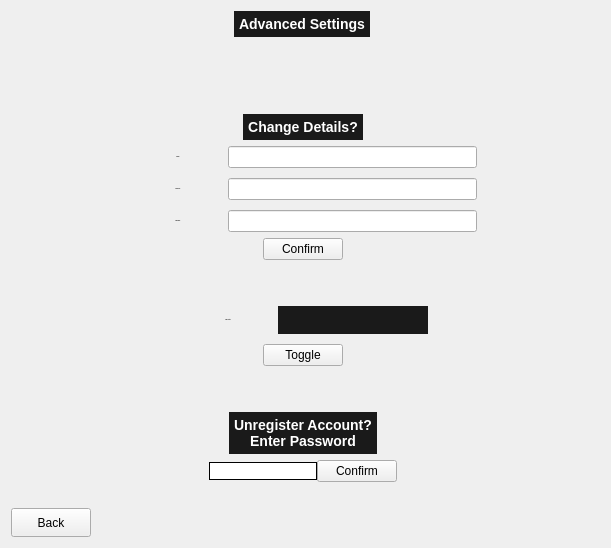
             <widget class="QWidget" name="ProfileChangePage">
              <layout class="QGridLayout" name="gridLayout_21">
               <item row="0" column="0" colspan="2">
                <spacer name="horizontalSpacer_70">
                 <property name="orientation">
                  <enum>Qt::Horizontal</enum>
                 </property>
                 <property name="sizeHint" stdset="0">
                  <size>
                   <width>111</width>
                   <height>20</height>
                  </size>
                 </property>
                </spacer>
               </item>
               <item row="0" column="3">
                <layout class="QHBoxLayout" name="horizontalLayout_48">
                 <item>
                  <spacer name="horizontalSpacer_60">
                   <property name="orientation">
                    <enum>Qt::Horizontal</enum>
                   </property>
                   <property name="sizeHint" stdset="0">
                    <size>
                     <width>40</width>
                     <height>20</height>
                    </size>
                   </property>
                  </spacer>
                 </item>
                 <item>
                  <widget class="QLabel" name="label_36">
                   <property name="styleSheet">
                    <string notr="true">QLabel
{
	background-color: #1a1a1a;	
    color: #fff;
	font-size: 14px;
	font-weight: bold;
	border: none;
	border-radius: 25px;
	padding: 5px;
}</string>
                   </property>
                   <property name="text">
                    <string>Advanced Settings</string>
                   </property>
                   <property name="alignment">
                    <set>Qt::AlignCenter</set>
                   </property>
                  </widget>
                 </item>
                 <item>
                  <spacer name="horizontalSpacer_61">
                   <property name="orientation">
                    <enum>Qt::Horizontal</enum>
                   </property>
                   <property name="sizeHint" stdset="0">
                    <size>
                     <width>40</width>
                     <height>20</height>
                    </size>
                   </property>
                  </spacer>
                 </item>
                </layout>
               </item>
               <item row="0" column="5">
                <spacer name="horizontalSpacer_71">
                 <property name="orientation">
                  <enum>Qt::Horizontal</enum>
                 </property>
                 <property name="sizeHint" stdset="0">
                  <size>
                   <width>123</width>
                   <height>20</height>
                  </size>
                 </property>
                </spacer>
               </item>
               <item row="1" column="3">
                <spacer name="verticalSpacer_27">
                 <property name="orientation">
                  <enum>Qt::Vertical</enum>
                 </property>
                 <property name="sizeHint" stdset="0">
                  <size>
                   <width>20</width>
                   <height>71</height>
                  </size>
                 </property>
                </spacer>
               </item>
               <item row="2" column="2" colspan="3">
                <layout class="QVBoxLayout" name="verticalLayout_22">
                 <item>
                  <layout class="QVBoxLayout" name="verticalLayout_20">
                   <item>
                    <layout class="QVBoxLayout" name="verticalLayout_19">
                     <item>
                      <layout class="QVBoxLayout" name="verticalLayout_17">
                       <item>
                        <layout class="QHBoxLayout" name="horizontalLayout_49">
                         <item>
                          <spacer name="horizontalSpacer_62">
                           <property name="orientation">
                            <enum>Qt::Horizontal</enum>
                           </property>
                           <property name="sizeHint" stdset="0">
                            <size>
                             <width>40</width>
                             <height>20</height>
                            </size>
                           </property>
                          </spacer>
                         </item>
                         <item>
                          <widget class="QLabel" name="label_38">
                           <property name="styleSheet">
                            <string notr="true">QLabel
{
	background-color: #1a1a1a;	
    color: #fff;
	font-size: 14px;
	font-weight: bold;
	border: none;
	border-radius: 25px;
	padding: 5px;
}</string>
                           </property>
                           <property name="text">
                            <string>Change Details?</string>
                           </property>
                           <property name="alignment">
                            <set>Qt::AlignCenter</set>
                           </property>
                          </widget>
                         </item>
                         <item>
                          <spacer name="horizontalSpacer_63">
                           <property name="orientation">
                            <enum>Qt::Horizontal</enum>
                           </property>
                           <property name="sizeHint" stdset="0">
                            <size>
                             <width>40</width>
                             <height>20</height>
                            </size>
                           </property>
                          </spacer>
                         </item>
                        </layout>
                       </item>
                       <item>
                        <layout class="QVBoxLayout" name="verticalLayout_16">
                         <property name="spacing">
                          <number>10</number>
                         </property>
                         <item>
                          <layout class="QHBoxLayout" name="horizontalLayout_44">
                           <property name="spacing">
                            <number>0</number>
                           </property>
                          </layout>
                         </item>
                         <item>
                          <layout class="QHBoxLayout" name="horizontalLayout_45">
                           <property name="spacing">
                            <number>0</number>
                           </property>
                           <item>
                            <widget class="QLabel" name="label_42">
                             <property name="minimumSize">
                              <size>
                               <width>100</width>
                               <height>0</height>
                              </size>
                             </property>
                             <property name="font">
                              <font>
                               <pointsize>-1</pointsize>
                               <bold>true</bold>
                              </font>
                             </property>
                             <property name="styleSheet">
                              <string notr="true">QLabel#label_16
{
	background-color: #ff3333;
	color: #fff;
	font-size: 14px;
	font-weight: bold;

}</string>
                             </property>
                             <property name="text">
                              <string> Email </string>
                             </property>
                             <property name="alignment">
                              <set>Qt::AlignCenter</set>
                             </property>
                            </widget>
                           </item>
                           <item>
                            <widget class="QLineEdit" name="ProfileChange_Email_lineEdit"/>
                           </item>
                          </layout>
                         </item>
                         <item>
                          <layout class="QHBoxLayout" name="horizontalLayout_46">
                           <property name="spacing">
                            <number>0</number>
                           </property>
                           <item>
                            <widget class="QLabel" name="label_44">
                             <property name="minimumSize">
                              <size>
                               <width>100</width>
                               <height>0</height>
                              </size>
                             </property>
                             <property name="font">
                              <font>
                               <pointsize>-1</pointsize>
                               <bold>true</bold>
                              </font>
                             </property>
                             <property name="styleSheet">
                              <string notr="true">QLabel#label_18
{
	background-color: #ff3333;
	color: #fff;
	font-size: 14px;
	font-weight: bold;

}</string>
                             </property>
                             <property name="text">
                              <string> Phone No. </string>
                             </property>
                             <property name="alignment">
                              <set>Qt::AlignCenter</set>
                             </property>
                            </widget>
                           </item>
                           <item>
                            <widget class="QLineEdit" name="ProfileChange_phone_lineEdit"/>
                           </item>
                          </layout>
                         </item>
                         <item>
                          <layout class="QHBoxLayout" name="horizontalLayout_47">
                           <property name="spacing">
                            <number>0</number>
                           </property>
                           <item>
                            <widget class="QLabel" name="label_39">
                             <property name="minimumSize">
                              <size>
                               <width>100</width>
                               <height>0</height>
                              </size>
                             </property>
                             <property name="font">
                              <font>
                               <pointsize>-1</pointsize>
                               <bold>true</bold>
                              </font>
                             </property>
                             <property name="styleSheet">
                              <string notr="true">QLabel#label_8
{
	background-color: #ff3333;
	color: #fff;
	font-size: 14px;
	font-weight: bold;

}</string>
                             </property>
                             <property name="text">
                              <string> Password  </string>
                             </property>
                             <property name="alignment">
                              <set>Qt::AlignCenter</set>
                             </property>
                            </widget>
                           </item>
                           <item>
                            <widget class="QLineEdit" name="ProfileChange_password_lineEdit">
                             <property name="styleSheet">
                              <string notr="true"/>
                             </property>
                            </widget>
                           </item>
                          </layout>
                         </item>
                        </layout>
                       </item>
                      </layout>
                     </item>
                     <item>
                      <layout class="QHBoxLayout" name="horizontalLayout_54">
                       <property name="spacing">
                        <number>0</number>
                       </property>
                       <item>
                        <spacer name="horizontalSpacer_75">
                         <property name="orientation">
                          <enum>Qt::Horizontal</enum>
                         </property>
                         <property name="sizeHint" stdset="0">
                          <size>
                           <width>40</width>
                           <height>20</height>
                          </size>
                         </property>
                        </spacer>
                       </item>
                       <item>
                        <widget class="QPushButton" name="ProfileChangePage_changeDetails_btn_2">
                         <property name="maximumSize">
                          <size>
                           <width>16777215</width>
                           <height>35</height>
                          </size>
                         </property>
                         <property name="styleSheet">
                          <string notr="true">/*-----QPushButton-----*/
QPushButton#sendmoney_fr_btn
{
	background-color: #ff3333;
	color: #fff;
	border-radius: 5px;
	font-size: 15px;
	font-weight: bold;
	border: none;
	padding: 5px;
}
</string>
                         </property>
                         <property name="text">
                          <string>Confirm</string>
                         </property>
                         <property name="checkable">
                          <bool>true</bool>
                         </property>
                        </widget>
                       </item>
                       <item>
                        <spacer name="horizontalSpacer_76">
                         <property name="orientation">
                          <enum>Qt::Horizontal</enum>
                         </property>
                         <property name="sizeHint" stdset="0">
                          <size>
                           <width>40</width>
                           <height>20</height>
                          </size>
                         </property>
                        </spacer>
                       </item>
                      </layout>
                     </item>
                     <item>
                      <spacer name="verticalSpacer_26">
                       <property name="orientation">
                        <enum>Qt::Vertical</enum>
                       </property>
                       <property name="sizeHint" stdset="0">
                        <size>
                         <width>20</width>
                         <height>40</height>
                        </size>
                       </property>
                      </spacer>
                     </item>
                     <item>
                      <layout class="QVBoxLayout" name="verticalLayout_40"/>
                     </item>
                    </layout>
                   </item>
                   <item>
                    <layout class="QHBoxLayout" name="horizontalLayout_55">
                     <property name="spacing">
                      <number>0</number>
                     </property>
                    </layout>
                   </item>
                  </layout>
                 </item>
                 <item>
                  <layout class="QVBoxLayout" name="verticalLayout_41">
                   <item>
                    <layout class="QHBoxLayout" name="horizontalLayout_53">
                     <item>
                      <spacer name="horizontalSpacer_68">
                       <property name="orientation">
                        <enum>Qt::Horizontal</enum>
                       </property>
                       <property name="sizeHint" stdset="0">
                        <size>
                         <width>40</width>
                         <height>20</height>
                        </size>
                       </property>
                      </spacer>
                     </item>
                     <item>
                      <layout class="QVBoxLayout" name="verticalLayout_18">
                       <property name="spacing">
                        <number>10</number>
                       </property>
                       <item>
                        <layout class="QHBoxLayout" name="horizontalLayout_50">
                         <property name="spacing">
                          <number>0</number>
                         </property>
                         <item>
                          <widget class="QLabel" name="label_45">
                           <property name="minimumSize">
                            <size>
                             <width>100</width>
                             <height>0</height>
                            </size>
                           </property>
                           <property name="font">
                            <font>
                             <pointsize>-1</pointsize>
                             <bold>true</bold>
                            </font>
                           </property>
                           <property name="styleSheet">
                            <string notr="true">QLabel#label_18
{
	background-color: #ff3333;
	color: #fff;
	font-size: 14px;
	font-weight: bold;

}</string>
                           </property>
                           <property name="text">
                            <string>SMS Alerts</string>
                           </property>
                           <property name="alignment">
                            <set>Qt::AlignCenter</set>
                           </property>
                          </widget>
                         </item>
                         <item>
                          <widget class="QLineEdit" name="ProfileChange_sms_lineEdit">
                           <property name="maximumSize">
                            <size>
                             <width>150</width>
                             <height>16777215</height>
                            </size>
                           </property>
                           <property name="styleSheet">
                            <string notr="true">QLineEdit
{
   background-color: #1a1a1a;	
    color: #fff;
	font-size: 14px;
	font-weight: bold;
	border: none;
	border-radius: 25px;
	padding: 5px;
}</string>
                           </property>
                          </widget>
                         </item>
                        </layout>
                       </item>
                       <item>
                        <layout class="QHBoxLayout" name="horizontalLayout_51">
                         <property name="spacing">
                          <number>0</number>
                         </property>
                         <item>
                          <spacer name="horizontalSpacer_65">
                           <property name="orientation">
                            <enum>Qt::Horizontal</enum>
                           </property>
                           <property name="sizeHint" stdset="0">
                            <size>
                             <width>40</width>
                             <height>20</height>
                            </size>
                           </property>
                          </spacer>
                         </item>
                         <item>
                          <widget class="QPushButton" name="ProfileChangePage_smsToggle_btn">
                           <property name="maximumSize">
                            <size>
                             <width>16777215</width>
                             <height>35</height>
                            </size>
                           </property>
                           <property name="styleSheet">
                            <string notr="true">/*-----QPushButton-----*/
QPushButton#sendmoney_fr_btn
{
	background-color: #ff3333;
	color: #fff;
	border-radius: 5px;
	font-size: 15px;
	font-weight: bold;
	border: none;
	padding: 5px;
}
</string>
                           </property>
                           <property name="text">
                            <string>Toggle</string>
                           </property>
                           <property name="checkable">
                            <bool>true</bool>
                           </property>
                          </widget>
                         </item>
                         <item>
                          <spacer name="horizontalSpacer_64">
                           <property name="orientation">
                            <enum>Qt::Horizontal</enum>
                           </property>
                           <property name="sizeHint" stdset="0">
                            <size>
                             <width>40</width>
                             <height>20</height>
                            </size>
                           </property>
                          </spacer>
                         </item>
                        </layout>
                       </item>
                      </layout>
                     </item>
                     <item>
                      <spacer name="horizontalSpacer_69">
                       <property name="orientation">
                        <enum>Qt::Horizontal</enum>
                       </property>
                       <property name="sizeHint" stdset="0">
                        <size>
                         <width>40</width>
                         <height>20</height>
                        </size>
                       </property>
                      </spacer>
                     </item>
                    </layout>
                   </item>
                   <item>
                    <spacer name="verticalSpacer_28">
                     <property name="orientation">
                      <enum>Qt::Vertical</enum>
                     </property>
                     <property name="sizeHint" stdset="0">
                      <size>
                       <width>20</width>
                       <height>40</height>
                      </size>
                     </property>
                    </spacer>
                   </item>
                   <item>
                    <layout class="QHBoxLayout" name="horizontalLayout_58">
                     <property name="spacing">
                      <number>0</number>
                     </property>
                     <item>
                      <spacer name="horizontalSpacer_82">
                       <property name="orientation">
                        <enum>Qt::Horizontal</enum>
                       </property>
                       <property name="sizeHint" stdset="0">
                        <size>
                         <width>40</width>
                         <height>20</height>
                        </size>
                       </property>
                      </spacer>
                     </item>
                     <item>
                      <widget class="QLabel" name="label_43">
                       <property name="styleSheet">
                        <string notr="true">QLabel
{
	background-color: #1a1a1a;	
    color: #fff;
	font-size: 14px;
	font-weight: bold;
	border: none;
	border-radius: 25px;
	padding: 5px;
}</string>
                       </property>
                       <property name="text">
                        <string>Unregister Account?
Enter Password</string>
                       </property>
                       <property name="alignment">
                        <set>Qt::AlignCenter</set>
                       </property>
                      </widget>
                     </item>
                     <item>
                      <spacer name="horizontalSpacer_81">
                       <property name="orientation">
                        <enum>Qt::Horizontal</enum>
                       </property>
                       <property name="sizeHint" stdset="0">
                        <size>
                         <width>40</width>
                         <height>20</height>
                        </size>
                       </property>
                      </spacer>
                     </item>
                    </layout>
                   </item>
                   <item>
                    <layout class="QHBoxLayout" name="horizontalLayout_57">
                     <property name="spacing">
                      <number>0</number>
                     </property>
                     <item>
                      <spacer name="horizontalSpacer_80">
                       <property name="orientation">
                        <enum>Qt::Horizontal</enum>
                       </property>
                       <property name="sizeHint" stdset="0">
                        <size>
                         <width>40</width>
                         <height>20</height>
                        </size>
                       </property>
                      </spacer>
                     </item>
                     <item>
                      <widget class="QLineEdit" name="ProfileChange_UnregisterPass_lineEdit">
                       <property name="maximumSize">
                        <size>
                         <width>150</width>
                         <height>16777215</height>
                        </size>
                       </property>
                       <property name="styleSheet">
                        <string notr="true">QLineEdit{
 border: 1.4px solid black;
}</string>
                       </property>
                      </widget>
                     </item>
                     <item>
                      <widget class="QPushButton" name="ProfileChangePage_UnregisterAccount_btn">
                       <property name="maximumSize">
                        <size>
                         <width>16777215</width>
                         <height>35</height>
                        </size>
                       </property>
                       <property name="styleSheet">
                        <string notr="true">/*-----QPushButton-----*/
QPushButton#sendmoney_fr_btn
{
	background-color: #ff3333;
	color: #fff;
	border-radius: 5px;
	font-size: 15px;
	font-weight: bold;
	border: none;
	padding: 5px;
}
</string>
                       </property>
                       <property name="text">
                        <string>Confirm</string>
                       </property>
                       <property name="checkable">
                        <bool>true</bool>
                       </property>
                      </widget>
                     </item>
                     <item>
                      <spacer name="horizontalSpacer_79">
                       <property name="orientation">
                        <enum>Qt::Horizontal</enum>
                       </property>
                       <property name="sizeHint" stdset="0">
                        <size>
                         <width>40</width>
                         <height>20</height>
                        </size>
                       </property>
                      </spacer>
                     </item>
                    </layout>
                   </item>
                  </layout>
                 </item>
                 <item>
                  <layout class="QVBoxLayout" name="verticalLayout_21"/>
                 </item>
                </layout>
               </item>
               <item row="3" column="0" colspan="3">
                <spacer name="horizontalSpacer_72">
                 <property name="orientation">
                  <enum>Qt::Horizontal</enum>
                 </property>
                 <property name="sizeHint" stdset="0">
                  <size>
                   <width>136</width>
                   <height>20</height>
                  </size>
                 </property>
                </spacer>
               </item>
               <item row="3" column="5">
                <spacer name="horizontalSpacer_73">
                 <property name="orientation">
                  <enum>Qt::Horizontal</enum>
                 </property>
                 <property name="sizeHint" stdset="0">
                  <size>
                   <width>114</width>
                   <height>20</height>
                  </size>
                 </property>
                </spacer>
               </item>
               <item row="4" column="0">
                <widget class="QPushButton" name="ProfileChangePage_back_btn">
                 <property name="maximumSize">
                  <size>
                   <width>80</width>
                   <height>35</height>
                  </size>
                 </property>
                 <property name="styleSheet">
                  <string notr="true">/*-----QPushButton-----*/
QPushButton#sendmoney_fr_btn
{
	background-color: #ff3333;
	color: #fff;
	border-radius: 5px;
	font-size: 15px;
	font-weight: bold;
	border: none;
	padding: 5px;
}
</string>
                 </property>
                 <property name="text">
                  <string>Back</string>
                 </property>
                 <property name="checkable">
                  <bool>true</bool>
                 </property>
                </widget>
               </item>
               <item row="4" column="1" colspan="3">
                <spacer name="horizontalSpacer_74">
                 <property name="orientation">
                  <enum>Qt::Horizontal</enum>
                 </property>
                 <property name="sizeHint" stdset="0">
                  <size>
                   <width>274</width>
                   <height>20</height>
                  </size>
                 </property>
                </spacer>
               </item>
               <item row="4" column="4">
                <spacer name="verticalSpacer_29">
                 <property name="orientation">
                  <enum>Qt::Vertical</enum>
                 </property>
                 <property name="sizeHint" stdset="0">
                  <size>
                   <width>20</width>
                   <height>29</height>
                  </size>
                 </property>
                </spacer>
               </item>
              </layout>
             </widget>
